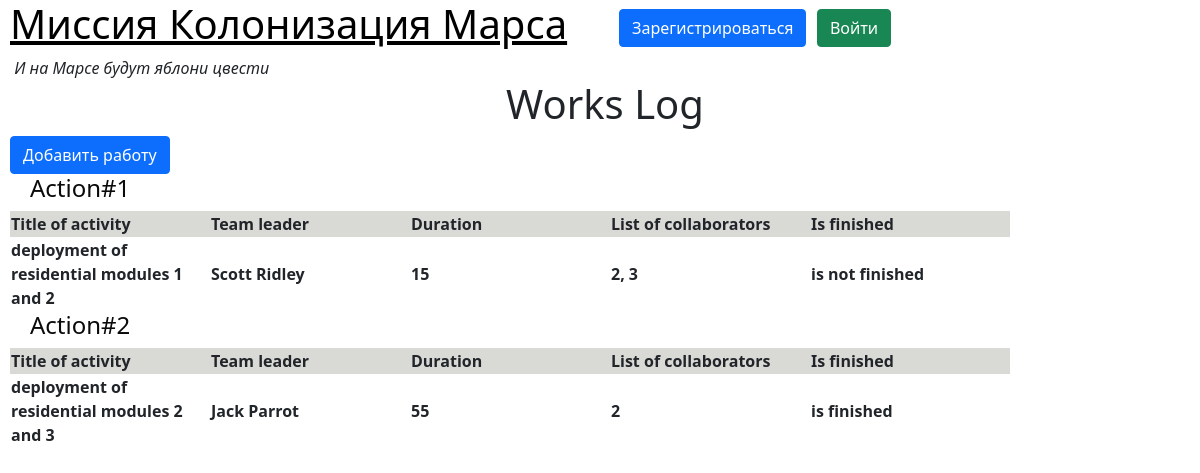
The page /works_log on the database its author committed.
### add_job/data/jobs.py (models this page shows, shortened)
class Jobs(SqlAlchemyBase):
    __tablename__ = 'jobs'
    id = sqlalchemy.Column(sqlalchemy.Integer,
                           primary_key=True, autoincrement=True)
    team_leader = sqlalchemy.Column(sqlalchemy.Integer, sqlalchemy.ForeignKey("users.id"))
    job = sqlalchemy.Column(sqlalchemy.String)
    work_size = sqlalchemy.Column(sqlalchemy.Integer)
    collaborators = sqlalchemy.Column(sqlalchemy.String)
    start_date = sqlalchemy.Column(sqlalchemy.Date, default=None)
    end_date = sqlalchemy.Column(sqlalchemy.Date, default=None)
    is_finished = sqlalchemy.Column(sqlalchemy.Boolean)
    user = orm.relationship('User')

### add_job/data/users.py (models this page shows, shortened)
class User(SqlAlchemyBase, UserMixin):
    __tablename__ = 'users'
    id = sqlalchemy.Column(sqlalchemy.Integer,
                           primary_key=True, autoincrement=True)
    surname = sqlalchemy.Column(sqlalchemy.String)
    name = sqlalchemy.Column(sqlalchemy.String)
    age = sqlalchemy.Column(sqlalchemy.Integer)
    position = sqlalchemy.Column(sqlalchemy.String)
    speciality = sqlalchemy.Column(sqlalchemy.String)
    address = sqlalchemy.Column(sqlalchemy.String)
    email = sqlalchemy.Column(sqlalchemy.String, unique=True)
    hashed_password = sqlalchemy.Column(sqlalchemy.String, default='')
    jobs = orm.relationship("Jobs", back_populates='user')

### add_job/main.py (the view)
@app.route("/works_log")
def works_log():
    db_sess = db_session.create_session()
    jobs = db_sess.query(Jobs).all()
    return render_template("works_log.html", jobs=jobs)

### data/db_session.py (called while the page is built)
def create_session() -> Session:
    global __factory
    return __factory()

### add_job/templates/works_log.html (shortened to what this page needs)
{% extends 'base.html' %}
{% block body %}
<h1 align="center">Works Log</h1>
<a class="btn btn-primary " href="/addjob">Добавить работу</a>
{% for item in jobs%}
<h4>Action#{{ item.id }}</h4>
<table>
    <tr bgcolor="#D9D9D6">
        <th width="200">Title of activity&nbsp;&nbsp;</th>
        <th width="200">Team leader&nbsp;&nbsp;</th>
        <th width="200">Duration&nbsp;&nbsp;</th>
        <th width="200">List of collaborators&nbsp;&nbsp;</th>
        <th width="200">Is finished&nbsp;&nbsp;</th>
    </tr>
    <tr>
        <th>{{ item.job }}</th>
        <th>{{ item.user.surname }} {{ item.user.name }}</th>
        <th>{{ item.work_size }}</th>
        <th>{{ item.collaborators }}</th>
        {% if item.is_finished == True %}
        <th>is finished</th>
        {% else %}
        <th>is not finished</th>
        {% endif %}
    </tr>
</table>
{% endfor %}
{% endblock %}

### add_job/templates/base.html (shortened to what this page needs)
<!DOCTYPE html>
<html lang="en">
<head>
                    <link rel="stylesheet"
                    href="https://cdn.jsdelivr.net/npm/bootstrap@5.0.0-beta1/dist/css/bootstrap.min.css"
>
        <link rel="stylesheet" type="text/css" href="{{ url_for('static', filename='css/style.css') }}"/>
    </head>
    <body>
        <h1><a href="/" style="color: #000000">Миссия Колонизация Марса</a> &nbsp&nbsp&nbsp
        {% if current_user.is_authenticated %}
            <span style="font-size: 16px;">Имя пользователя: {{ current_user.surname }} {{ current_user.name }}
                &nbsp&nbsp&nbsp</span>
            <a class="btn btn-danger" href="/logout">Выйти из профиля</a>
        {% else %}
            <a class="btn btn-primary " href="/register">Зарегистрироваться</a>
            <a class="btn btn-success" href="/login">Войти</a>
        {% endif %}
        </h1>
        <i>&nbspИ на Марсе будут яблони цвести</i><br>
       {% block body %}{% endblock %}
    </body>
</html>

### add_job/static/css/style.css (style rules this page uses)
body { margin-left: 10px; }
h4 { position: relative; left: 20px; color: #0a0a0a; }

### rows shown on the page
Jobs: id "1", job "deployment of residential modules 1 and 2", user.surname "Scott", user.name "Ridley", work_size "15", collaborators "2, 3", is_finished "is not finished"
Jobs: id "2", job "deployment of residential modules 2 and 3", user.surname "Jack", user.name "Parrot", work_size "55", collaborators "2", is_finished "is finished"
